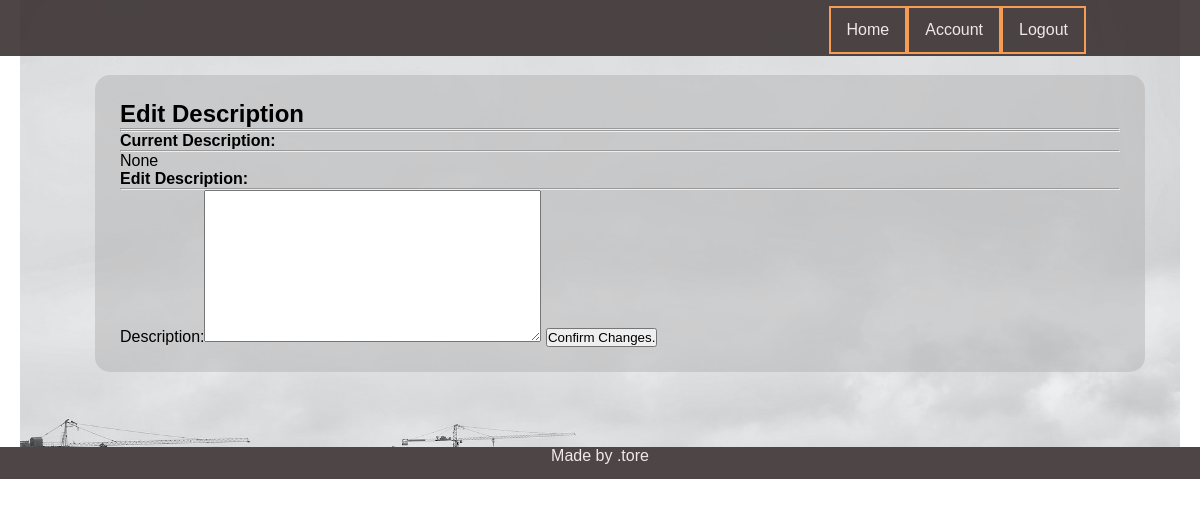
Page /player/dottore/edit_description (signed in) on the earlier database version.
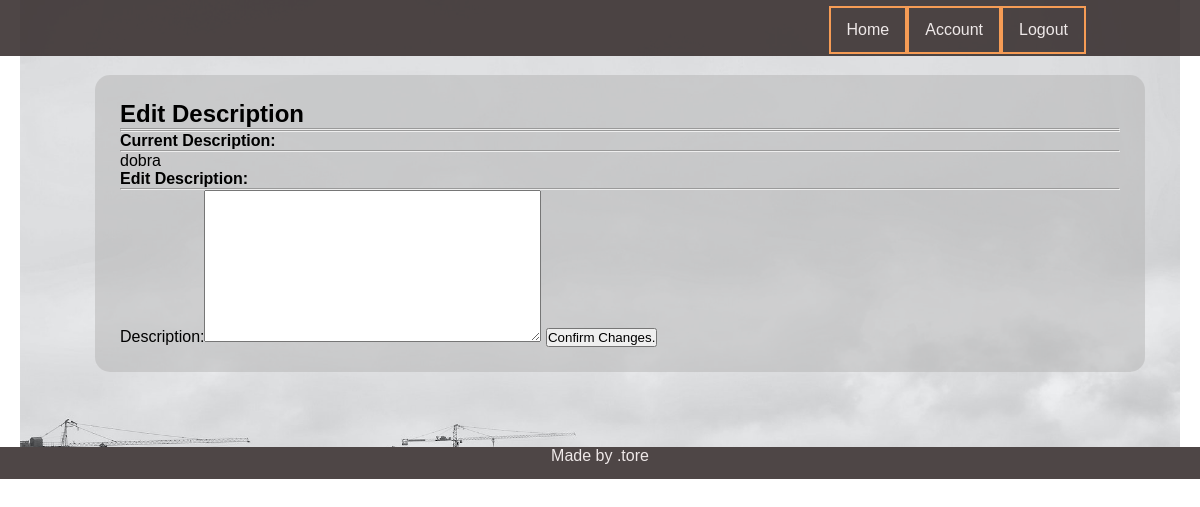
Same page on the later database version.
### player/models.py (models this page shows, shortened)
class Player(models.Model):
    name = models.ForeignKey(User, on_delete=models.CASCADE, related_name='player_name')
    parent = models.CharField(max_length =10)
    nick = models.CharField(max_length=10)
    in_game = models.BooleanField(default=False)
    moved = models.BooleanField(default=False, null=True, blank=True)
    money = models.IntegerField(default=150)
    position = models.IntegerField(default=0, null=True, blank=True)
    properties = models.CharField(max_length=400, null=True, default="")
    description = models.TextField(max_length=300, null=True)

### player/views.py (the view)
# urls.py: path('<str:acc>/edit_description', edit_description, name = 'edit_description')
@login_required
def edit_description(request, acc):
    form = ChangeDescription
    usr = request.user
    player = Player.objects.get(parent=usr.username)
    desc = player.description
    args = {"form":form, "description":desc}
    return render (request, 'player/player_edit_description.html', args)

### templates/player/player_edit_description.html (shortened to what this page needs)
{% extends 'base.html' %}
{% block content %}
<h2> Edit Description</h2>
<hr>
<hr>
<div class = 'jumbotron'>
    <h4> Current Description:</h4>
    <hr>
<p>
    {{description}}
</p>
</div>
<div class = 'jumbotron'>
    <h4> Edit Description:</h4>
    <hr>
<form method = 'POST'>
    {{form}}
<button type = 'submit'>Confirm Changes.</button>
</form>
</div>
{% endblock %}

Differences in the rows shown:
now on this page (row edited): Player: description "dobra"
Other differences:
{{ description }}: "None" → (not shown)
